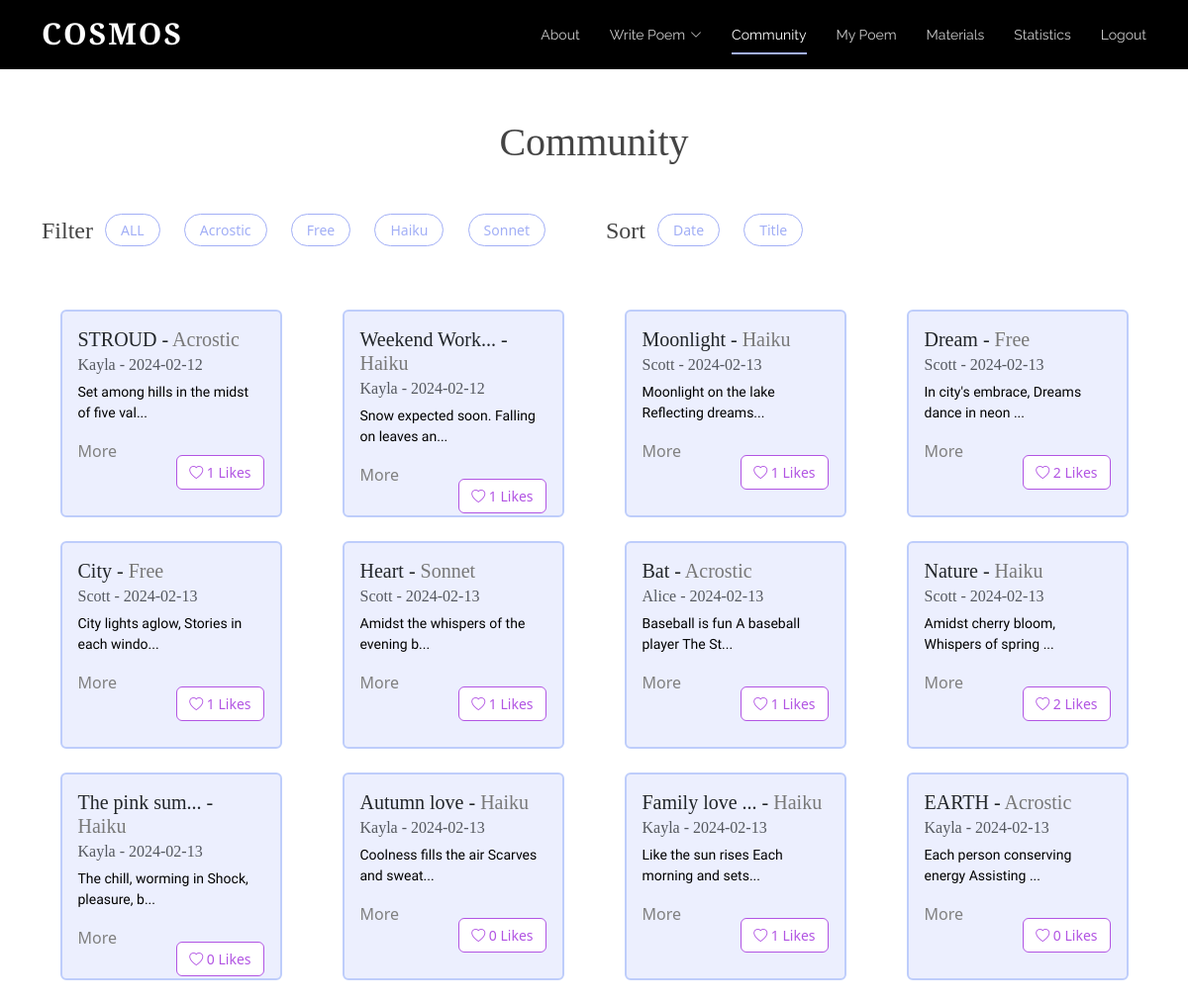
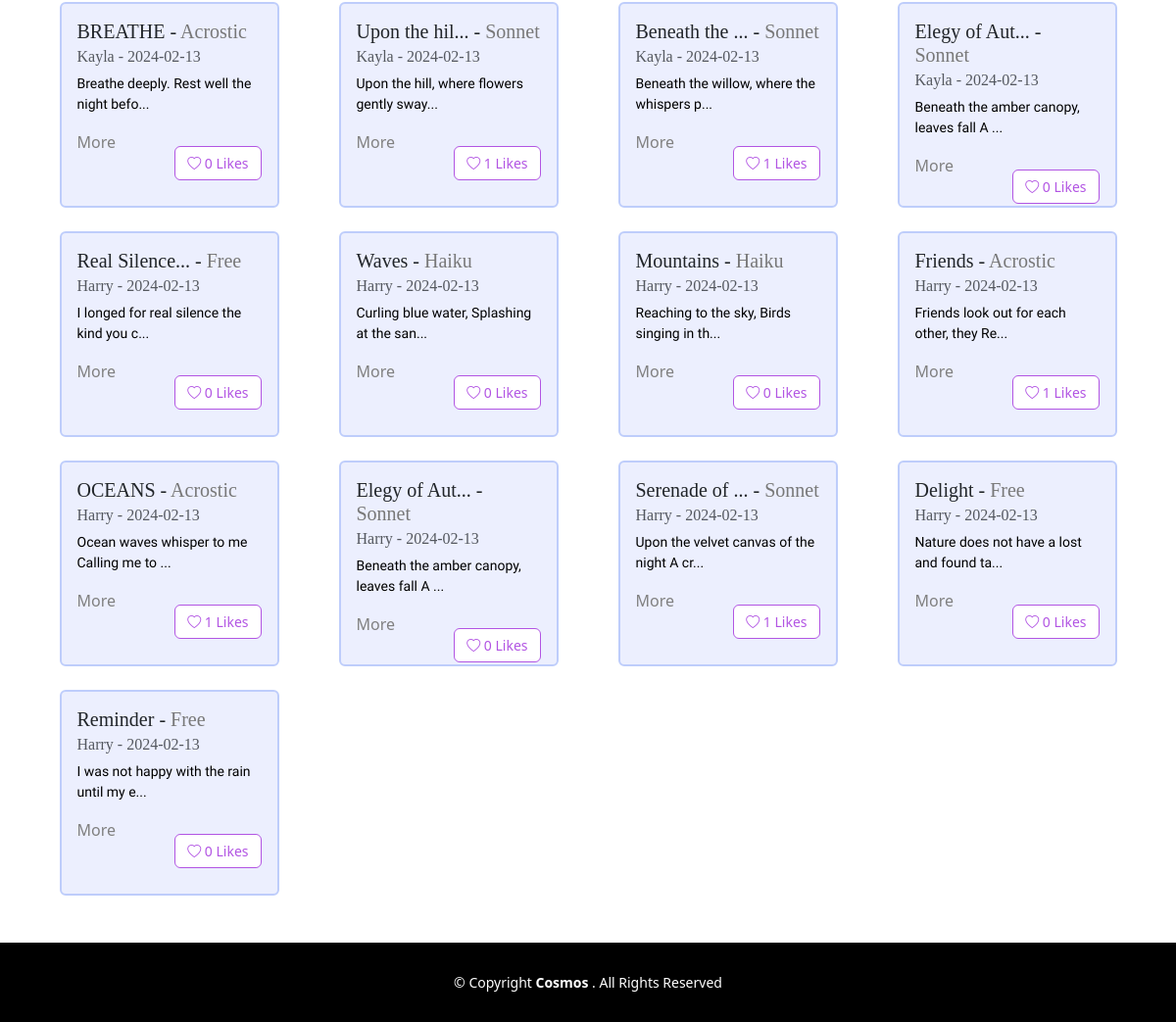
Screenshot of /board (signed in) with the database file from the repository (2 pictures, top to bottom).
### tables this page shows
CREATE TABLE "Poem" (
	"username"	TEXT,
	"content"	TEXT,
	"date"	TEXT,
	"title"	TEXT,
	"type"	TEXT
, "id"	INTEGER, "numLikes"	INTEGER, "sentiment"	INTEGER);

### app.py (the view)
@app.route("/board", methods=['GET', 'POST'])
def board():
	isLogin = False
	if request.method == "POST":
		pass
	else:
		isLogin = True
		conn = sqlite3.connect('static/database.db')
		cursor = conn.cursor()
		query = """
			SELECT P.username, P.content, P.date, P.title, P.type,P.id, P.numLikes,
				   COALESCE(L.liked, 0) AS liked
			FROM Poem P
			LEFT JOIN Likes L ON P.id = L.poem_id AND L.username = ?
		"""
		cursor.execute(query, (session.get("username"),))
		rows = cursor.fetchall()
		num_poems = len(rows)
		usernames = []  # ["scott", "alice"]
		contents = []  # ["poem...", "poem2..."]
		dates = []  # ["2023-12-12", "2022-10-10"]
		titles = []
		types = []
		likes = []
		ids = []
		num_likes = []
		for row in rows:
			usernames.append(row[0])
			contents.append(row[1])
			dates.append(row[2])
			titles.append(row[3])
			types.append(row[4].title())
			likes.append(row[7])
			num_likes.append(row[6])
			ids.append(row[5])
		print(likes)
		print(ids)
		print("AAAAA",num_poems)
		if "username" not in session:
			isLogin = False
			return redirect(url_for('login'))
		else:
			isLogin = True
		return render_template('board.html',ids=ids, usernames=usernames, contents=contents,
							   dates=dates, titles=titles, types=types, liked_status=likes,
							   num_poems=num_poems, num_likes = num_likes,isLogin=isLogin)

### templates/board.html (shortened to what this page needs)
<!DOCTYPE html>
<html lang="en">
  <head>
    <link href="../static/vendor/aos/aos.css" rel="stylesheet">
    <link href="../static/vendor/bootstrap/css/bootstrap.min.css" rel="stylesheet">
    <link href="../static/vendor/bootstrap-icons/bootstrap-icons.css" rel="stylesheet">
    <link href="../static/vendor/boxicons/css/boxicons.min.css" rel="stylesheet">
    <link href="../static/vendor/glightbox/css/glightbox.min.css" rel="stylesheet">
    <link href="../static/vendor/swiper/swiper-bundle.min.css" rel="stylesheet">
    <link href="../static/css/style.css" rel="stylesheet">
  </head>
<body class="d-flex flex-column min-vh-100">
      <header id="header" class="fixed-top d-flex align-items-center">
        <div class="container d-flex justify-content-between">
          <div class="logo">
            <h1><a href="{{url_for('index')}}">Cosmos
</a></h1>
          </div>
          <nav id="navbar" class="navbar">
        <ul>
          <li><a class="nav-link scrollto" href="{{url_for('index')}}#about">About</a></li>
          <li class="dropdown"><a href="{{url_for('bwrite')}}"><span>Write Poem</span> <i class="bi bi-chevron-down"></i></a>
          </li>
          <li><a class="nav-link scrollto active" href="{{url_for('board')}}">Community</a></li>
                      <li><a class="nav-link scrollto" href="{{url_for('mypage')}}">My Poem</a></li>
          <li><a class="nav-link scrollto" href="{{url_for('tube')}}">Materials</a></li>
          <li><a class="nav-link scrollto" href="{{url_for('statistics')}}">Statistics</a></li>
          {% if isLogin %}
            <li><a class="nav-link scrollto" href="{{url_for('logout')}}">Logout</a></li>
          {% else %}
            <li><a class="nav-link scrollto" href="{{url_for('login')}}">Login</a></li>
          {% endif %}
        </ul>
          </nav>
        </div>
      </header>
  <main class="flex-grow-1">
        <div class="container board-top">
          <h1 class="mb-5 text-center">Community</h1>
          <div class="row mb-4">
            <div class="col-lg-6 d-flex">
                <h4>Filter </h4>
                <ul class="poem-filters">
                  <span class="minor"><li data-filter = "*">ALL</li></span>
                    <li data-filter = ".filter-Acrostic">Acrostic</li>
                    <li data-filter = ".filter-Free">Free</li>
                  <li data-filter = ".filter-Haiku">Haiku</li>
                  <li data-filter = ".filter-Sonnet">Sonnet</li>
                </ul>
            </div>
            <div class="col-lg-6 d-flex">
                <h4>Sort </h4>
                <ul class="poem-filters">
                    <li class="sorting" data-sort-by ="date">Date</li>
                    <li class="sorting"  data-sort-by ="title">Title</li>
                </ul>
            </div>
          </div>
          <div class="row poem-container">
            {% for i in range(num_poems) %}
              {% if i < 4 %}
                <div class="col-md-6 col-lg-3 poem-item filter-{{types[i]}} mt-3 mt-md-4" data-title="{{titles[i]}}" data-date="{{dates[i][0:10]}}" data-type="{{types[i]}}"data-poem-id="{{ ids[i] }}">
              {% else %}
                <div class="col-md-6 col-lg-3 poem-item filter-{{types[i]}} mt-3 mt-md-4 mt-lg-4"data-title="{{titles[i]}}"  data-date="{{ dates[i][0:10]}}" data-type="{{types[i]}}"data-poem-id="{{ ids[i] }}">
              {% endif %}
              <div class="card poem-card mx-auto" style="width: 18rem;">
                <div class="card-body">
                    {% if titles[i]|length < 12 %}
                  <h5 class="card-title"><span class="title">{{titles[i]}}</span> - <span class="board-poemtype type">{{types[i]}}</span></h5>
                    {% else %}
                                      <h5 class="card-title"><span class="title">{{titles[i][0:12]}}...</span> - <span class="board-poemtype type">{{types[i]}}</span></h5>
                    {% endif %}
                  <h6 class="card-subtitle mb-2 text-muted">{{usernames[i]}} - <span class="date">{{dates[i][0:10]}}</span></h6>
                            {% if contents[i][:45]|length < 25 %}
                          <p class="card-text mytext">{{contents[i][0:40]}} ...</p>
                    <br>
                            {% else %}
                             <p class="card-text mytext">{{contents[i][0:40]}}...</p>
                            {% endif %}
                <div class="d-flex justify-content-between">
                  <a class="card-link" data-bs-toggle="modal" data-bs-target="#poemModal" data-poem-id="{{ ids[i] }}" data-title="{{titles[i]}}" data-type="{{types[i]}}" data-username="{{usernames[i]}}" data-date="{{dates[i][0:10]}}" data-content="{{contents[i]}}">
  More
</a>
                    {% if liked_status[i] == 1 %}
                  <div class="text-right">
                    <button class="mt-3 btn btn-outline-danger like-button really-like" data-poem-id="{{ ids[i] }}" data-username="{{ usernames[i] }}" data-liked="{{ liked_status[i] }}">
      <i class="bi bi-heart-fill"></i> <span class="like-count">{{ num_likes[i] }}</span> Likes
                    </button>
                  </div>
                    {%else %}
                                      <div class="text-right">
                    <button class="mt-3 btn btn-outline-danger like-button" data-poem-id="{{ ids[i] }}" data-username="{{ usernames[i] }}" data-liked="{{ liked_status[i] }}">
      <i class="bi bi-heart"></i> <span class="like-count">{{ num_likes[i] }}</span> Likes
                    </button>
                  </div>
                    {% endif %}
                </div>
                </div>
              </div>
            </div>
            {% endfor %}
          </div>
        </div>
      </main>
  <footer id="footer" class="mt-5">
    <div class="container">
      <div class="copyright">
        &copy; Copyright <strong><span>Cosmos
</span></strong>. All Rights Reserved
      </div>
    </div>
  </footer>
  </body>
</html>

### static/css/style.css (style rules this page uses)
body { color: #444444; }
a { color: #1bac91; text-decoration: none; }
h1, h2, h3, h4, h5, h6 { font-family: 'Cormorant Garamond', serif; }
#header { height: 70px; transition: all 0.5s; z-index: 997; background: #000; }
#header .logo h1 { font-size: 30px; margin: 0; padding: 6px 0; line-height: 1; font-weight: 700; letter-spacing: 2px; text-transform: uppercase; }
#header .logo h1 a, #header .logo h1 a:hover { color: #fff; text-decoration: none; }
.navbar { padding: 0; }
.navbar ul { margin: 0; padding: 0; display: flex; list-style: none; align-items: center; }
.navbar li { position: relative; }
.navbar>ul>li+li { margin-left: 30px; }
.navbar a, .navbar a:focus { display: flex; align-items: center; justify-content: space-between; padding: 12px 0; font-size: 14px; font-family: "Raleway", sans-serif; color: rgba(255, 255, 255, 0.8); white-space: nowrap; transition: 0.3s; position: relative; }
.navbar a i, .navbar a:focus i { font-size: 12px; line-height: 0; margin-left: 5px; }
.navbar>ul>li>a:before { content: ""; position: absolute; width: 100%; height: 2px; bottom: 3px; left: 0; background-color: #A2AFF6; visibility: hidden; width: 0px; transition: all 0.3s ease-in-out 0s; }
.navbar a:hover:before, .navbar li:hover>a:before, .navbar .active:before { visibility: visible; width: 100%; }
.navbar a:hover, .navbar .active, .navbar .active:focus, .navbar li:hover>a { color: #fff; }
#footer { background: black; padding: 0 0 30px 0; color: #fff; font-size: 14px; }
#footer .copyright { text-align: center; padding-top: 30px; }
body p { color: black; font-family: 'Nanum Myeongjo', serif; }
body a { color: gray; }
body { margin: 0; }
.board-top { margin-top: 120px; }
.board-poemtype { color:#787878; }
.poem-filters { list-style: none; margin-left: -20px; }
.board-top h4 { margin-top: 3px; }
.poem-filters li { cursor: pointer; font-size: 14px; display: inline-block; background: white; border: 1px solid #A2AFF6; padding: 5px 15px 5px 15px; border-radius: 50px; margin-right: 20px; color: #A2AFF6; font-weight: 500; }
.card-link { cursor:pointer }
.like-button { font-size:14px; }
.btn-outline-danger { background-color:white !important; color:#B255E3 !important; border:1px solid #B255E3 !important; }
.poem-card { width: 17rem !important; height: 210px; background-color:#ECEFFE; border: 2px solid #BECDFB; transition: transform 0.3s ease-in-out; }
@media (max-width: 1200px) { .mytext { font-size:14px !important; } }
@media (max-width: 1200px) { .poem-card { width:14rem !important; } }

### rows the page displays
Poem: title "STROUD", username "Kayla", date "2024-02-12", content "Set among hills in the midst of five val"
Poem: title "Weekend Work", username "Kayla", date "2024-02-12", content "Snow expected soon. Falling on leaves an"
Poem: title "Moonlight", username "Scott", date "2024-02-13", content "Moonlight on the lake Reflecting dreams"
Poem: title "Dream", type "Free", username "Scott", date "2024-02-13", content "In city's embrace, Dreams dance in neon", numLikes "2"
Poem: title "City", username "Scott", date "2024-02-13", content "City lights aglow, Stories in each windo"
Poem: title "Heart", username "Scott", date "2024-02-13", content "Amidst the whispers of the evening b"
Poem: title "Bat", username "Alice", date "2024-02-13", content "Baseball is fun A baseball player The St"
Poem: title "Nature", type "Haiku", username "Scott", date "2024-02-13", content "Amidst cherry bloom, Whispers of spring", numLikes "2"
Poem: title "The pink sum", username "Kayla", date "2024-02-13", content "The chill, worming in Shock, pleasure, b"
Poem: title "Autumn love", username "Kayla", date "2024-02-13", content "Coolness fills the air Scarves and sweat"
Poem: title "Family love", username "Kayla", date "2024-02-13", content "Like the sun rises Each morning and sets"
Poem: title "EARTH", username "Kayla", date "2024-02-13", content "Each person conserving energy Assisting"
Poem: title "BREATHE", username "Kayla", date "2024-02-13", content "Breathe deeply. Rest well the night befo"
Poem: title "Upon the hil", username "Kayla", date "2024-02-13", content "Upon the hill, where flowers gently sway"
Poem: title "Beneath the", username "Kayla", date "2024-02-13", content "Beneath the willow, where the whispers p"
Poem: title "Elegy of Aut", username "Kayla", date "2024-02-13", content "Beneath the amber canopy, leaves fall A"
Poem: title "Real Silence", username "Harry", date "2024-02-13", content "I longed for real silence the kind you c"
Poem: title "Waves", username "Harry", date "2024-02-13", content "Curling blue water, Splashing at the san"
Poem: title "Mountains", username "Harry", date "2024-02-13", content "Reaching to the sky, Birds singing in th"
Poem: title "Friends", username "Harry", date "2024-02-13", content "Friends look out for each other, they Re"
Poem: title "OCEANS", username "Harry", date "2024-02-13", content "Ocean waves whisper to me Calling me to"
Poem: title "Elegy of Aut", username "Harry", date "2024-02-13", content "Beneath the amber canopy, leaves fall A"
Poem: title "Serenade of", username "Harry", date "2024-02-13", content "Upon the velvet canvas of the night A cr"
Poem: title "Delight", username "Harry", date "2024-02-13", content "Nature does not have a lost and found ta"
Poem: title "Reminder", username "Harry", date "2024-02-13", content "I was not happy with the rain until my e"

### other values shown
{{ types[i] }} "Acrostic" "Haiku" "Free" "Sonnet" "Acrostic" "Haiku" "Acrostic" "Acrostic" "Haiku" "Haiku" "Acrostic" "Acrostic" "Free" "Free"
{{ num_likes[i] }} "1" "1" "1" "1" "1" "1" "0" "0" "1" "0" "0" "1" "1" "0" "0" "0" "0" "1" "1" "0" "1" "0" "0"
{{ types[i] }} "Haiku" "Haiku" "Haiku" "Sonnet" "Sonnet" "Sonnet" "Free" "Sonnet" "Sonnet"
